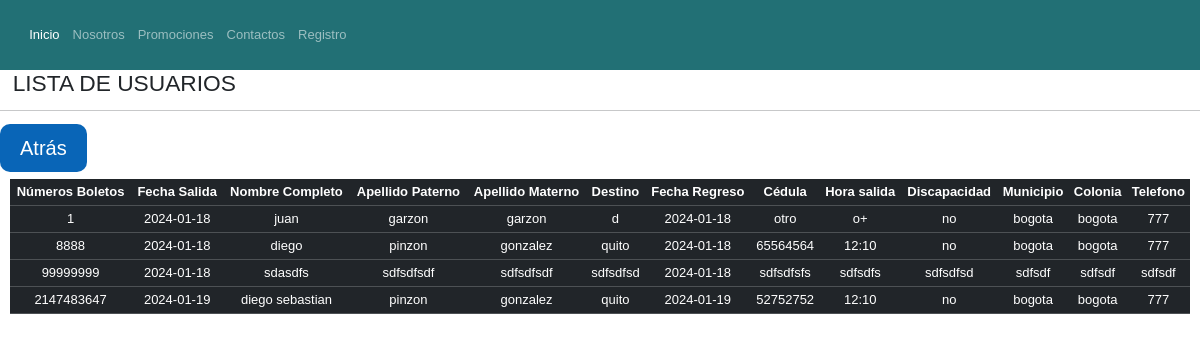
The app's page /?c=Alumnos&a=ConsultarAlumnos with its own data.
### tables this page shows
CREATE TABLE `alumnos` (
  `numeroboletos` int(50) NOT NULL,
  `Fechasalida` varchar(100) NOT NULL,
  `Nombre_completo` varchar(200) NOT NULL,
  `Apellido_paterno` varchar(100) NOT NULL,
  `Apellido_materno` varchar(100) NOT NULL,
  `Destino` varchar(100) NOT NULL,
  `Fecharegreso` varchar(50) NOT NULL,
  `cedula` varchar(100) NOT NULL,
  `horasalida` varchar(50) NOT NULL,
  `Discapacidad` varchar(100) NOT NULL,
  `Municipio` varchar(100) NOT NULL,
  `Colonia` varchar(100) NOT NULL,
  `Telefono` varchar(100) NOT NULL
);

### models/Database.php (called while the page is built)
<?php
    class DataBase{
        public static function connection(){
            $hostname = "localhost";
            $port = "3306";
            $database = "decameron";
            $username = "root";
            $password = "";
			$pdo = new PDO("mysql:host=$hostname;port=$port;dbname=$database;charset=utf8",$username,$password);
			$pdo->setAttribute(PDO::ATTR_ERRMODE, PDO::ERRMODE_EXCEPTION);
			return $pdo;
		}
	}
?>

### models/Alumno.php (called while the page is built, shortened)
<?php
class Alumno{
    private $dbh;
    protected $Ciclo_escolar;
    protected $Fecha;
    protected $Nombre_completo;
    protected $Apellido_paterno;
    protected $Apellido_materno;
    protected $Genero;
    protected $Fecha_Nacimiento;
    protected $Curp;
    protected $Tipo_sangre;
    protected $Discapacidad;
    protected $Municipio;
    protected $Colonia;
    protected $Telefono;
    public function __construct()
    {
        try {
            $this->dbh = DataBase::connection();
            $a = func_get_args();
            $i = func_num_args();
            if (method_exists($this, $f = '__construct' . $i)) {
                call_user_func_array(array($this, $f), $a);
            }
        } catch (Exception $e) {
            die($e->getMessage());
        }
    }
    public function __construct13($Ciclo_escolar, $Fecha, $Nombre_completo, $Apellido_paterno, $Apellido_materno, $Genero, $Fecha_Nacimiento, $Curp, $Tipo_sangre, $Discapacidad, $Municipio, $Colonia, $Telefono)
    {
        $this->Ciclo_escolar = $Ciclo_escolar;
        $this->Fecha = $Fecha;
        $this->Nombre_completo = $Nombre_completo;
        $this->Apellido_paterno = $Apellido_paterno;
        $this->Apellido_materno = $Apellido_materno;
        $this->Genero = $Genero;
        $this->Fecha_Nacimiento = $Fecha_Nacimiento;
        $this->Curp = $Curp;
        $this->Tipo_sangre = $Tipo_sangre;
        $this->Discapacidad = $Discapacidad;
        $this->Municipio = $Municipio;
        $this->Colonia = $Colonia;
        $this->Telefono = $Telefono;
    }
    public function getCiclo_escolar()
    {
        return $this->Ciclo_escolar;
    }
    public function getFecha()
    {
        return $this->Fecha;
    }
    public function getNombre_completo()
    {
        return $this->Nombre_completo;
    }
    public function getApellido_paterno()
    {
        return $this->Apellido_paterno;
    }
    public function getApellido_materno()
    {
        return $this->Apellido_materno;
    }
    public function getGenero()
    {
        return $this->Genero;
    }
    public function getFecha_Nacimiento()
    {
        return $this->Fecha_Nacimiento;
    }
    public function getCurp()
    {
        return $this->Curp;
    }
    public function getTipo_sangre()
    {
        return $this->Tipo_sangre;
    }
    public function getDiscapacidad()
    {
        return $this->Discapacidad;
    }
    public function getMunicipio()
    {
        return $this->Municipio;
    }
    public function getColonia()
    {
        return $this->Colonia;
    }
    public function getTelefono()
    {
        return $this->Telefono;
    }
    public function consultarAlumnosModels()
    {
        try {
            $alumnoList = [];
            $sql = 'SELECT * FROM alumnos WHERE alumnos.numeroboletos = alumnos.numeroboletos';
            $stmt = $this->dbh->query($sql);
            foreach ($stmt->fetchAll() as $alumno) {
                $alumnoList[] = new Alumno(
                    $alumno['numeroboletos'],
                    $alumno['Fechasalida'],
                    $alumno['Nombre_completo'],
                    $alumno['Apellido_paterno'],
                    $alumno['Apellido_materno'],
                    $alumno['Destino'],
                    $alumno['Fecharegreso'],
                    $alumno['cedula'],
                    $alumno['horasalida'],
                    $alumno['Discapacidad'],
                    $alumno['Municipio'],
                    $alumno['Colonia'],
                    $alumno['Telefono']
                );
            }
            return $alumnoList;
        } catch (Exception $e) {
            die($e->getMessage());
        }
    }
}

### views/Company/update.php (the view, shortened to what this page needs)
<!DOCTYPE html>
<html lang="en">
<head>
    <link rel="stylesheet" href="assets/css/styles.css">
    <link href="https://cdn.jsdelivr.net/npm/bootstrap@5.3.2/dist/css/bootstrap.min.css" rel="stylesheet"
>
    <link rel="stylesheet" href="assets/css/promos.css">
    <link rel="stylesheet" href="../../assets/css/styles.css">
    <link rel="stylesheet" href="assets/css/styles.css">
</head>
<body>
<header>
        <div class="contenedor">
            <nav class="navbar navbar-expand-lg navbar-dark">
                <div class="container-fluid">
                    <div class="collapse navbar-collapse" id="navbarSupportedContent">
                        <ul class="navbar-nav ms-auto mb-2 mb-lg-0">
                            <li class="nav-item">
                                <a class="nav-link active" aria-current="page" href="views/Company/index.php"> Inicio </a>
                            </li>
                            <li class="nav-item">
                                <a class="nav-link" href="views/Company/nosotros.php">Nosotros</a>
                            </li>
                            <li class="nav-item">
                                <a class="nav-link" href="?c=PromocionesControllers&a=Promocion">Promociones</a>
                            </li>
                            <li class="nav-item">
                              <a class="nav-link" href="views/Company/contactos.php">Contactos</a>
                          </li>
                          <li class="nav-item">
                              <a class="nav-link" href="?c=Alumnos&a=registro">Registro</a>
                          </li>
                        </ul>
                    </div>
                </div>
            </nav>
        </div>
    </header>
<div class="full-box page-header">
	<h3 class="text-left">
		<i class="fas fa-clipboard-list fa-fw"></i> &nbsp; LISTA DE USUARIOS
		<hr>
        <a href="?c=Alumnos&a=registro" class="btn btn-secondary">Atrás</a>
	</h3>
</div>
<div class="container-fluid">
	<div class="table-responsive">
		<table class="table table-dark table-sm">
			<thead>
				<tr class="text-center roboto-medium">
					<th>Números Boletos</th>
					<th>Fecha Salida</th>
					<th>Nombre Completo</th>
					<th>Apellido Paterno</th>
					<th>Apellido Materno</th>
					<th>Destino</th>
					<th>Fecha Regreso</th>
					<th>Cédula</th>
                    <th>Hora salida</th>
                    <th>Discapacidad</th>
                    <th>Municipio</th>
                    <th>Colonia</th>
                    <th>Telefono</th>
				</tr>
			</thead>
			<tbody>
				<?php foreach ($alumnos as $alumno): ?>
					<tr class="text-center">
						<td>
							<?php echo $alumno->getCiclo_escolar(); ?>
						</td>
						<td>
							<?php echo $alumno->getFecha(); ?>
						</td>
						<td>
							<?php echo $alumno->getNombre_completo(); ?>
						</td>
						<td>
							<?php echo $alumno->getApellido_paterno(); ?>
						</td>
						<td>
							<?php echo $alumno->getApellido_materno(); ?>
						</td>
						<td>
							<?php echo $alumno->getGenero(); ?>
						</td>
                        <td>
							<?php echo $alumno->getFecha_Nacimiento(); ?>
						</td>
                        <td>
							<?php echo $alumno->getCurp(); ?>
						</td>
                        <td>
							<?php echo $alumno->getTipo_sangre(); ?>
						</td>
                        <td>
							<?php echo $alumno->getDiscapacidad(); ?>
						</td>
                        <td>
							<?php echo $alumno->getMunicipio(); ?>
						</td>
                        <td>
							<?php echo $alumno->getColonia(); ?>
						</td>
                        <td>
							<?php echo $alumno->getTelefono(); ?>
						</td>
					</tr>
				<?php endforeach; ?>
			</tbody>
		</table>
	</div>
</div>

### index.php (shortened to what this page needs)
<?php
require_once "models/Database.php";
if (!isset($_REQUEST['c'])){
    require_once "controllers/Landing.php";
    $controller = new Landing;
    $controller->index();
} else {
    $controller = new $controller;
    $action = isset($_REQUEST['a']) ? $_REQUEST['a'] : "index";
    call_user_func(array($controller, $action));
}
?>

### controllers/Alumnos.php (shortened to what this page needs)
<?php
    require_once "models/alumno.php";
    class Alumnos{
           public function consultarAlumnos(){
               if ($_SERVER['REQUEST_METHOD'] == 'GET') {
                   $alumnos = new Alumno;
                   $alumnos = $alumnos->consultarAlumnosModels();
                     require_once "views/Company/update.php";
               }
           }
    }
?>

### assets/css/styles.css (style rules this page uses)
:root { --white:white; --black:#000000; --blue:#0965B7; }
body { font-size: 20px; font-family:'Nunito', sans-serif; }
.btn { background-color: var(--blue); border: none; border-radius: 10px; color: var(--white); cursor: pointer; padding: 9px 20px; font-size: 20px; }

### assets/css/promos.css (style rules this page uses)
* { margin: 0; padding: 0; box-sizing: border-box; text-decoration: none; list-style: none; font-size: 13px; }
header { background-color: rgb(34, 112, 117); min-height: 15px; }
body { font-family: 'Poppins', sans-serif; }
.contenedor { max-width: 1200px; margin: 0 auto; width: 100%; height: 70px; display: flex; flex-wrap: wrap; justify-content: left; margin: auto; }

### records on screen
alumnos: numeroboletos "1", Fechasalida "2024-01-18", Nombre_completo "juan", Apellido_paterno "garzon", Apellido_materno "garzon", Destino "d", Fecharegreso "2024-01-18", cedula "otro", horasalida "o+", Discapacidad "no", Municipio "bogota", Colonia "bogota", Telefono "777"
alumnos: numeroboletos "8888", Fechasalida "2024-01-18", Nombre_completo "diego", Apellido_paterno "pinzon", Apellido_materno "gonzalez", Destino "quito", Fecharegreso "2024-01-18", cedula "65564564", horasalida "12:10", Discapacidad "no", Municipio "bogota", Colonia "bogota", Telefono "777"
alumnos: numeroboletos "99999999", Fechasalida "2024-01-18", Nombre_completo "sdasdfs", Apellido_paterno "sdfsdfsdf", Apellido_materno "sdfsdfsdf", Destino "sdfsdfsd", Fecharegreso "2024-01-18", cedula "sdfsdfsfs", horasalida "sdfsdfs", Discapacidad "sdfsdfsd", Municipio "sdfsdf", Colonia "sdfsdf", Telefono "sdfsdf"
alumnos: numeroboletos "2147483647", Fechasalida "2024-01-19", Nombre_completo "diego sebastian", Apellido_paterno "pinzon", Apellido_materno "gonzalez", Destino "quito", Fecharegreso "2024-01-19", cedula "52752752", horasalida "12:10", Discapacidad "no", Municipio "bogota", Colonia "bogota", Telefono "777"
